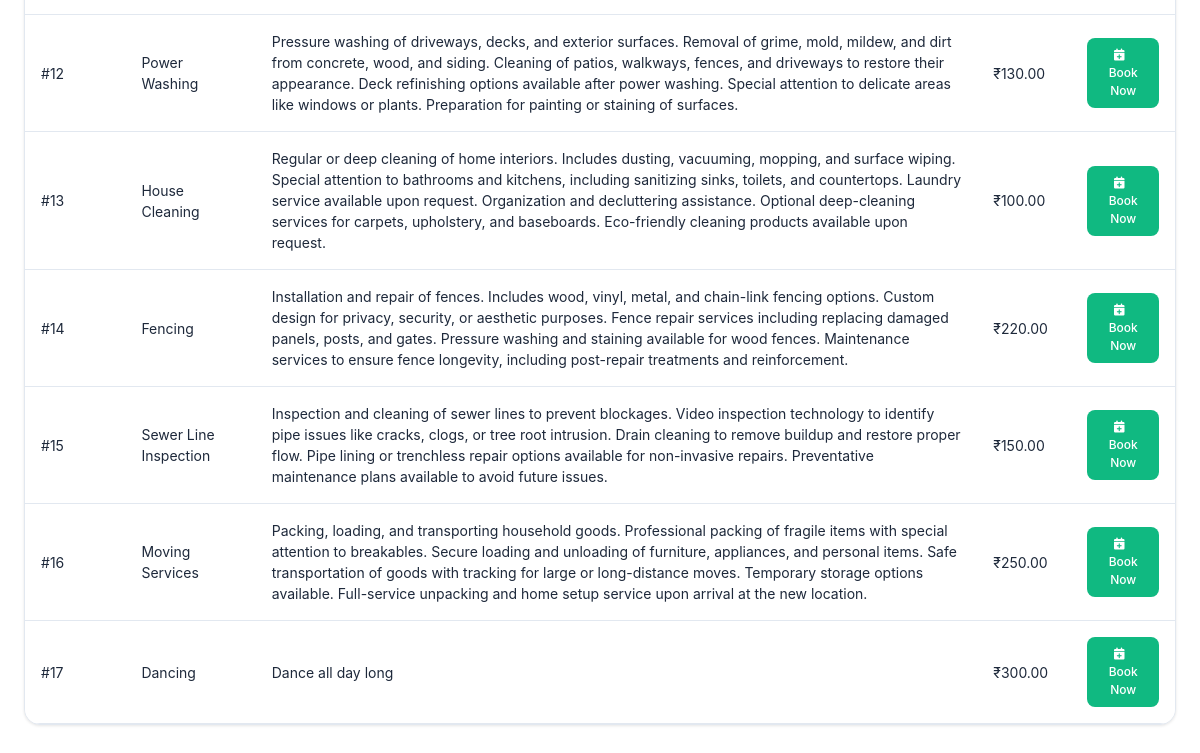
/Customer_Search.html (lower part), run on an earlier commit of the app's database.
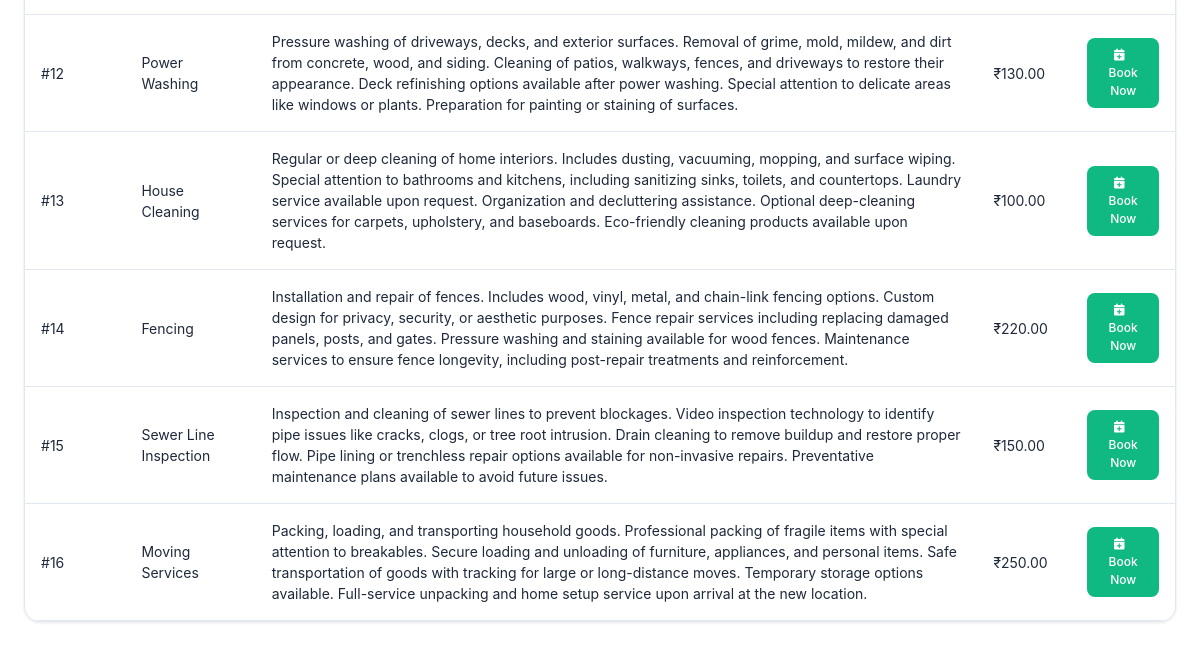
And on a later commit of the database.
### tables this page shows
CREATE TABLE Services (
    ServiceID INTEGER PRIMARY KEY,
    ServiceName VARCHAR(255) NOT NULL,
    Description TEXT,
    BasePrice DECIMAL(10, 2) NOT NULL
);

### backend/app.py (the view)
@app.route('/Customer_Search.html', methods=['GET'])
def CUSTOMER_SEARCH():
    search_query = request.args.get('searchQuery')
    conn = sqlite3.connect('database.db')
    cursor = conn.cursor()
    if search_query:
        cursor.execute("SELECT * FROM Services WHERE ServiceName LIKE ?", ('%' + search_query + '%',))
        search_results = cursor.fetchall()
    else:
        cursor.execute("SELECT * FROM Services")
        search_results = cursor.fetchall()
    conn.close()
    return render_template('Customer_Search.html', search_results=search_results)

### templates/Customer_Search.html (shortened to what this page needs)
<!DOCTYPE html>
<html lang="en">
<head>
    <link href="https://cdnjs.cloudflare.com/ajax/libs/bootstrap/5.3.0/css/bootstrap.min.css" rel="stylesheet">
    <link href="https://cdnjs.cloudflare.com/ajax/libs/font-awesome/6.4.0/css/all.min.css" rel="stylesheet">
    <link href="https://cdnjs.cloudflare.com/ajax/libs/animate.css/4.1.1/animate.min.css" rel="stylesheet">
</head>
<body>
    <div class="dashboard-container">
        {% if search_results %}
            <div class="results-table animate-fade-in">
                <table class="table table-hover mb-0">
                    <tbody>
                        {% for result in search_results %}
                            <tr>
                                <td>#{{ result[0] }}</td>
                                <td>{{ result[1] }}</td>
                                <td>{{ result[2] }}</td>
                                <td>₹{{ "%.2f"|format(result[3]|float) }}</td>
                                <td>
                                    <form method="POST" action="/add_service_request">
                                        <button type="submit" class="btn btn-book">
                                            <i class="fas fa-calendar-plus me-2"></i>Book Now
                                        </button>
                                    </form>
                                </td>
                            </tr>
                        {% endfor %}
                    </tbody>
                </table>
            </div>
        {% endif %}
    </div>
</body>
</html>

What changed in the data, as far as the page shows it:
removed Services: ServiceID "17", ServiceName "Dancing", Description "Dance all day long", BasePrice "300.00"
